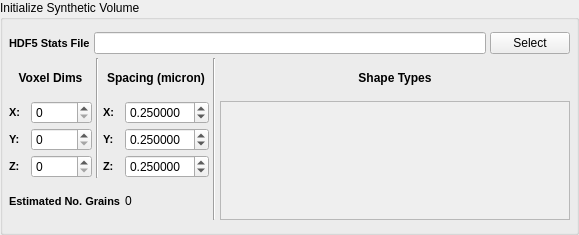
<?xml version="1.0" encoding="UTF-8"?>
<ui version="4.0">
 <class>QInitializeSyntheticVolumeWidget</class>
 <widget class="QFilterWidget" name="QInitializeSyntheticVolumeWidget">
  <property name="geometry">
   <rect>
    <x>0</x>
    <y>0</y>
    <width>579</width>
    <height>235</height>
   </rect>
  </property>
  <property name="windowTitle">
   <string>GroupBox</string>
  </property>
  <property name="title">
   <string>Initialize Synthetic Volume</string>
  </property>
  <property name="flat">
   <bool>false</bool>
  </property>
  <layout class="QGridLayout" name="gridLayout">
   <property name="leftMargin">
    <number>6</number>
   </property>
   <property name="topMargin">
    <number>12</number>
   </property>
   <property name="rightMargin">
    <number>6</number>
   </property>
   <property name="bottomMargin">
    <number>12</number>
   </property>
   <property name="spacing">
    <number>4</number>
   </property>
   <item row="1" column="1">
    <layout class="QGridLayout" name="gridLayout_7">
     <item row="1" column="0">
      <widget class="QLabel" name="label">
       <property name="styleSheet">
        <string notr="true">QLabel {
font-weight: bold;
font-size: 11px;
}</string>
       </property>
       <property name="text">
        <string>X:</string>
       </property>
      </widget>
     </item>
     <item row="2" column="0">
      <widget class="QLabel" name="label_6">
       <property name="styleSheet">
        <string notr="true">QLabel {
font-weight: bold;
font-size: 11px;
}</string>
       </property>
       <property name="text">
        <string>Y:</string>
       </property>
      </widget>
     </item>
     <item row="3" column="0">
      <widget class="QLabel" name="label_7">
       <property name="styleSheet">
        <string notr="true">QLabel {
font-weight: bold;
font-size: 11px;
}</string>
       </property>
       <property name="text">
        <string>Z:</string>
       </property>
      </widget>
     </item>
     <item row="3" column="1">
      <widget class="QSpinBox" name="m_ZPoints">
       <property name="maximum">
        <number>10000</number>
       </property>
      </widget>
     </item>
     <item row="2" column="1">
      <widget class="QSpinBox" name="m_YPoints">
       <property name="maximum">
        <number>10000</number>
       </property>
      </widget>
     </item>
     <item row="1" column="1">
      <widget class="QSpinBox" name="m_XPoints">
       <property name="maximum">
        <number>10000</number>
       </property>
      </widget>
     </item>
     <item row="1" column="3">
      <widget class="QLabel" name="label_15">
       <property name="styleSheet">
        <string notr="true">QLabel {
font-weight: bold;
font-size: 11px;
}</string>
       </property>
       <property name="text">
        <string>X:</string>
       </property>
      </widget>
     </item>
     <item row="2" column="3">
      <widget class="QLabel" name="label_18">
       <property name="styleSheet">
        <string notr="true">QLabel {
font-weight: bold;
font-size: 11px;
}</string>
       </property>
       <property name="text">
        <string>Y:</string>
       </property>
      </widget>
     </item>
     <item row="3" column="3">
      <widget class="QLabel" name="label_16">
       <property name="styleSheet">
        <string notr="true">QLabel {
font-weight: bold;
font-size: 11px;
}</string>
       </property>
       <property name="text">
        <string>Z:</string>
       </property>
      </widget>
     </item>
     <item row="1" column="4">
      <widget class="QDoubleSpinBox" name="m_XResolution">
       <property name="decimals">
        <number>6</number>
       </property>
       <property name="singleStep">
        <double>0.250000000000000</double>
       </property>
       <property name="value">
        <double>0.250000000000000</double>
       </property>
      </widget>
     </item>
     <item row="2" column="4">
      <widget class="QDoubleSpinBox" name="m_YResolution">
       <property name="decimals">
        <number>6</number>
       </property>
       <property name="singleStep">
        <double>0.250000000000000</double>
       </property>
       <property name="value">
        <double>0.250000000000000</double>
       </property>
      </widget>
     </item>
     <item row="3" column="4">
      <widget class="QDoubleSpinBox" name="m_ZResolution">
       <property name="decimals">
        <number>6</number>
       </property>
       <property name="singleStep">
        <double>0.250000000000000</double>
       </property>
       <property name="value">
        <double>0.250000000000000</double>
       </property>
      </widget>
     </item>
     <item row="1" column="6" rowspan="4">
      <widget class="QScrollArea" name="m_ShapeTypeScrollArea">
       <property name="minimumSize">
        <size>
         <width>250</width>
         <height>0</height>
        </size>
       </property>
       <property name="widgetResizable">
        <bool>true</bool>
       </property>
       <widget class="QWidget" name="m_ShapeTypeScrollContents">
        <property name="geometry">
         <rect>
          <x>0</x>
          <y>0</y>
          <width>302</width>
          <height>121</height>
         </rect>
        </property>
        <layout class="QFormLayout" name="formLayout_2">
         <property name="fieldGrowthPolicy">
          <enum>QFormLayout::FieldsStayAtSizeHint</enum>
         </property>
         <property name="horizontalSpacing">
          <number>6</number>
         </property>
         <property name="verticalSpacing">
          <number>6</number>
         </property>
         <property name="margin">
          <number>4</number>
         </property>
        </layout>
       </widget>
      </widget>
     </item>
     <item row="0" column="0" colspan="2">
      <widget class="QLabel" name="label_19">
       <property name="font">
        <font>
         <pointsize>-1</pointsize>
         <weight>75</weight>
         <bold>true</bold>
        </font>
       </property>
       <property name="styleSheet">
        <string notr="true">QLabel {
font-weight: bold;
font-size: 12px;
}</string>
       </property>
       <property name="text">
        <string>Voxel Dims</string>
       </property>
       <property name="alignment">
        <set>Qt::AlignCenter</set>
       </property>
      </widget>
     </item>
     <item row="0" column="3" colspan="2">
      <widget class="QLabel" name="label_20">
       <property name="font">
        <font>
         <pointsize>-1</pointsize>
         <weight>75</weight>
         <bold>true</bold>
        </font>
       </property>
       <property name="styleSheet">
        <string notr="true">QLabel {
font-weight: bold;
font-size: 12px;
}</string>
       </property>
       <property name="text">
        <string>Spacing (micron)</string>
       </property>
       <property name="alignment">
        <set>Qt::AlignCenter</set>
       </property>
      </widget>
     </item>
     <item row="0" column="6">
      <widget class="QLabel" name="label_171">
       <property name="font">
        <font>
         <pointsize>-1</pointsize>
         <weight>75</weight>
         <bold>true</bold>
        </font>
       </property>
       <property name="styleSheet">
        <string notr="true">QLabel {
font-weight: bold;
font-size: 12px;
}</string>
       </property>
       <property name="text">
        <string>Shape Types</string>
       </property>
       <property name="alignment">
        <set>Qt::AlignCenter</set>
       </property>
      </widget>
     </item>
     <item row="4" column="0" colspan="4">
      <widget class="QLabel" name="label_9">
       <property name="styleSheet">
        <string>QLabel {
font-weight: bold;
font-size: 11px;
}</string>
       </property>
       <property name="text">
        <string>Estimated No. Grains</string>
       </property>
      </widget>
     </item>
     <item row="4" column="4">
      <widget class="QLabel" name="m_EstimatedGrains">
       <property name="text">
        <string>0</string>
       </property>
      </widget>
     </item>
     <item row="0" column="5" rowspan="5">
      <widget class="Line" name="line">
       <property name="orientation">
        <enum>Qt::Vertical</enum>
       </property>
      </widget>
     </item>
     <item row="0" column="2" rowspan="4">
      <widget class="Line" name="line_2">
       <property name="lineWidth">
        <number>1</number>
       </property>
       <property name="orientation">
        <enum>Qt::Vertical</enum>
       </property>
      </widget>
     </item>
    </layout>
   </item>
   <item row="0" column="1">
    <layout class="QHBoxLayout" name="horizontalLayout_2">
     <item>
      <widget class="QLabel" name="label_11">
       <property name="styleSheet">
        <string notr="true">QLabel {
font-weight: bold;
font-size: 11px;
}</string>
       </property>
       <property name="text">
        <string>HDF5 Stats File</string>
       </property>
      </widget>
     </item>
     <item>
      <widget class="QFSDropLineEdit" name="m_InputFile"/>
     </item>
     <item>
      <widget class="QPushButton" name="m_InputFileBtn">
       <property name="text">
        <string>Select</string>
       </property>
      </widget>
     </item>
    </layout>
   </item>
  </layout>
 </widget>
 <customwidgets>
  <customwidget>
   <class>QFSDropLineEdit</class>
   <extends>QLineEdit</extends>
   <header location="global">QFSDropLineEdit.h</header>
  </customwidget>
  <customwidget>
   <class>QFilterWidget</class>
   <extends>QGroupBox</extends>
   <header location="global">QFilterWidget.h</header>
   <container>1</container>
  </customwidget>
 </customwidgets>
 <tabstops>
  <tabstop>m_InputFile</tabstop>
  <tabstop>m_XPoints</tabstop>
  <tabstop>m_YPoints</tabstop>
  <tabstop>m_ZPoints</tabstop>
  <tabstop>m_XResolution</tabstop>
  <tabstop>m_YResolution</tabstop>
  <tabstop>m_ZResolution</tabstop>
  <tabstop>m_ShapeTypeScrollArea</tabstop>
  <tabstop>m_InputFileBtn</tabstop>
 </tabstops>
 <resources>
  <include location="../../../Resources/icons/images/Icons.qrc"/>
 </resources>
 <connections/>
</ui>
